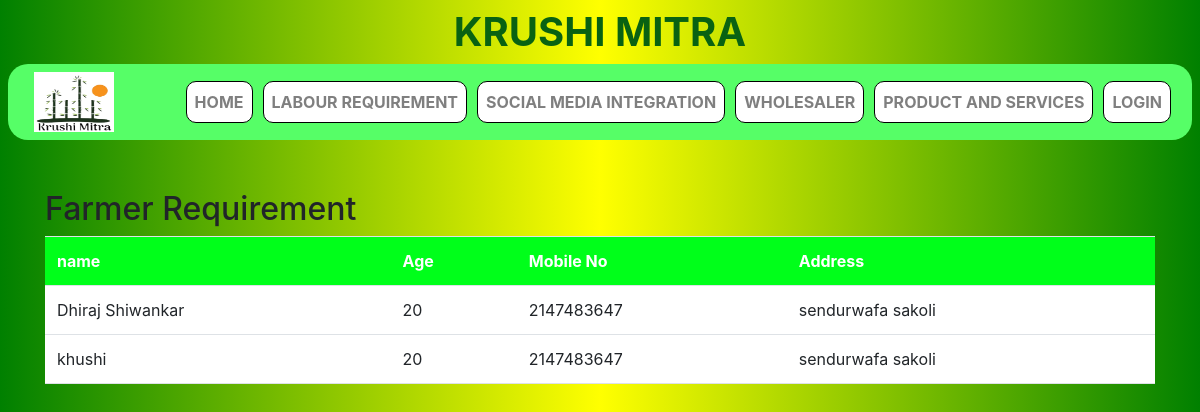
/Farmertable.php, run on the app's committed database.
### tables this page shows
CREATE TABLE `farmer` (
  `id` int(11) NOT NULL,
  `name` varchar(111) NOT NULL,
  `age` int(11) NOT NULL,
  `mobile_number` int(11) NOT NULL,
  `address` varchar(111) NOT NULL,
  `username` varchar(111) NOT NULL,
  `password` int(21) NOT NULL
);

### Farmertable.php (the view, shortened to what this page needs)
<!DOCTYPE html>
<html lang="en">
<head>
    <link rel="stylesheet" href="https://stackpath.bootstrapcdn.com/bootstrap/4.5.2/css/bootstrap.min.css">
    <link rel="stylesheet" href="css/table.css">
</head>
<body>
    <div class="container-fluid-lg m-2">
        <h1 class="heading">KRUSHI MITRA</h1>
        <div class="row">
            <div class="col">
                <nav class="navbar navbar-expand-lg navbar-light">
                    <a href="" class="navabr-brand ">
                        <img src="images/logo.png" class="d-inline-block align-top img" alt="Logo not found">
                    </a>
                    <div class="collapse navbar-collapse" id="mynavbar">
                        <ul class="navbar-nav ml-auto">
                            <li class="nav-item">
                                <a class="nav-link" href="index.php">HOME</a>
                            </li>
                            <li class="nav-item">
                                <a class="nav-link" href="Labour_Feature.php">LABOUR REQUIREMENT</a>
                            </li>
                            <li class="nav-item">
                                <a class="nav-link" href="social_media.php">SOCIAL MEDIA INTEGRATION</a>
                            </li>
                            <li class="nav-item">
                                <a class="nav-link" href="wholesaler.php">WHOLESALER</a>
                            </li>
                            <li class="nav-item">
                                <a class="nav-link" href="product.php">PRODUCT AND SERVICES</a>
                            </li>
                            <li class="nav-item">
                                <a class="nav-link" href="login.php">LOGIN</a>
                            </li>
                        </ul>
                    </div>
                </nav>
            </div>
        </div>
    </div>
    <div class="container">
        <h2>Farmer Requirement</h2>
        <table class="table bg-white">
            <tr>
                <th scope="col">name</th>
                <th scope="col">Age</th>
                <th scope="col">Mobile No</th>
                <th scope="col">Address</th>
            </tr>
            <?php
            include "database/dbconnect.php";
            $sql = "SELECT name, age, mobile_number, address FROM farmer";
            $result = mysqli_query($con, $sql);
            if (mysqli_num_rows($result) > 0) {
                while ($row = mysqli_fetch_assoc($result)) {
                    echo "<tr>";
                    echo "<td>" . $row["name"] . "</td>";
                    echo "<td>" . $row["age"] . "</td>";
                    echo "<td>" . $row["mobile_number"] . "</td>";
                    echo "<td>" . $row["address"] . "</td>";
                    echo "</tr>";
                }
            } else {
                echo "<tr><td colspan='6'>No data available</td></tr>";
            }
            ?>
        </table>
    </div>
</body>
</html>

### css/table.css (style rules this page uses)
.heading { text-align: center; font-weight: bold; color: #096212; }
.navbar { background-color: #56fe67; border-radius: 20px; }
.nav-link { background-color: white; border-radius: 10px; margin: 5px; font-weight: bold; text-align: center; border: 1px solid black; }
.img { background-color: white; width: 80px; height: 60px; margin-left: 10px; }
body { background-image: linear-gradient(to right, green, yellow, green); }
.container { margin-top: 50px; }
table { width: 100%; border-collapse: collapse; margin-bottom: 20px; }
th, td { padding: 12px; text-align: left; border-bottom: 1px solid #dee2e6; }
th { background-color: #00ff1a; color: #fff; }

### data on the page
farmer: name "Dhiraj Shiwankar", age "20", mobile_number "2147483647", address "sendurwafa sakoli"
farmer: name "khushi", age "20", mobile_number "2147483647", address "sendurwafa sakoli"
